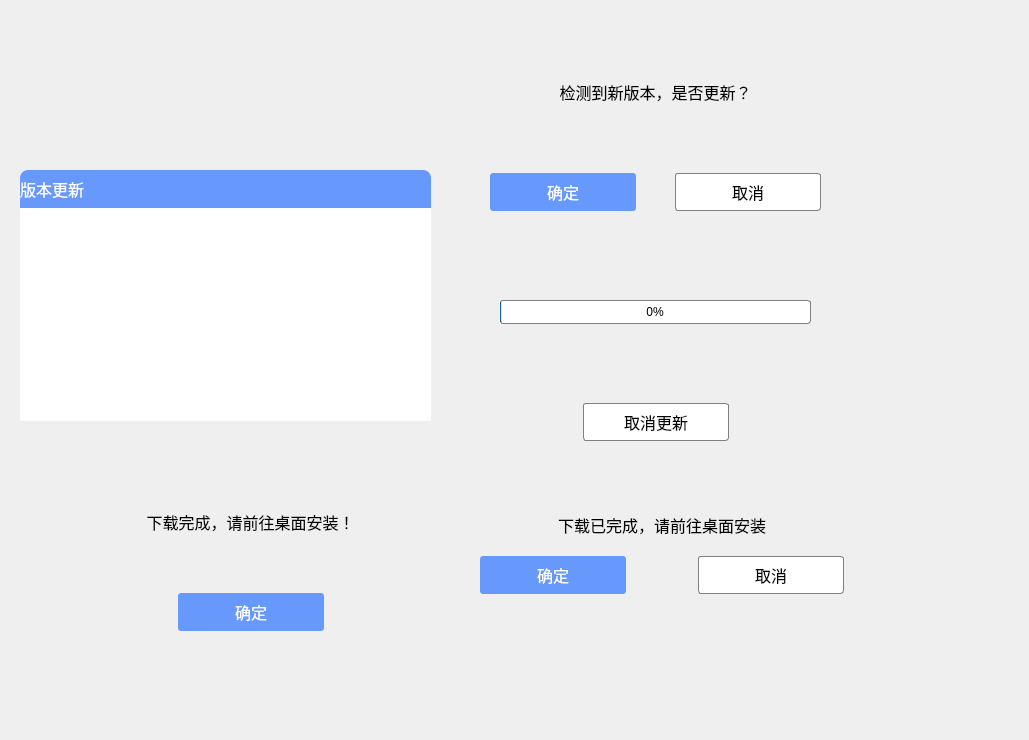
<?xml version="1.0" encoding="UTF-8"?>
<ui version="4.0">
 <class>VersionUpdate</class>
 <widget class="QWidget" name="VersionUpdate">
  <property name="geometry">
   <rect>
    <x>0</x>
    <y>0</y>
    <width>1029</width>
    <height>740</height>
   </rect>
  </property>
  <property name="windowTitle">
   <string>Form</string>
  </property>
  <widget class="QWidget" name="horizontalLayoutWidget">
   <property name="geometry">
    <rect>
     <x>20</x>
     <y>10</y>
     <width>111</width>
     <height>71</height>
    </rect>
   </property>
   <layout class="QHBoxLayout" name="horizontalLayout">
    <property name="spacing">
     <number>0</number>
    </property>
    <property name="leftMargin">
     <number>6</number>
    </property>
    <property name="topMargin">
     <number>6</number>
    </property>
    <property name="rightMargin">
     <number>6</number>
    </property>
    <property name="bottomMargin">
     <number>6</number>
    </property>
    <item>
     <widget class="QFrame" name="frame">
      <property name="styleSheet">
       <string notr="true">border: none;</string>
      </property>
      <property name="frameShape">
       <enum>QFrame::StyledPanel</enum>
      </property>
      <property name="frameShadow">
       <enum>QFrame::Raised</enum>
      </property>
     </widget>
    </item>
   </layout>
  </widget>
  <widget class="QWidget" name="verticalLayoutWidget">
   <property name="geometry">
    <rect>
     <x>20</x>
     <y>170</y>
     <width>411</width>
     <height>251</height>
    </rect>
   </property>
   <layout class="QVBoxLayout" name="verticalLayout">
    <property name="spacing">
     <number>0</number>
    </property>
    <property name="leftMargin">
     <number>0</number>
    </property>
    <property name="topMargin">
     <number>0</number>
    </property>
    <property name="rightMargin">
     <number>0</number>
    </property>
    <property name="bottomMargin">
     <number>0</number>
    </property>
    <item>
     <widget class="QLabel" name="label_title">
      <property name="minimumSize">
       <size>
        <width>0</width>
        <height>38</height>
       </size>
      </property>
      <property name="font">
       <font>
        <pointsize>12</pointsize>
       </font>
      </property>
      <property name="styleSheet">
       <string notr="true">background-color: rgb(103, 153, 252);
color: white;
border-top-left-radius: 8px;
border-top-right-radius: 8px;</string>
      </property>
      <property name="text">
       <string>版本更新</string>
      </property>
     </widget>
    </item>
    <item>
     <widget class="QStackedWidget" name="stackedWidget">
      <property name="styleSheet">
       <string notr="true">background-color: rgb(255, 255, 255);</string>
      </property>
     </widget>
    </item>
   </layout>
  </widget>
  <widget class="QWidget" name="widget" native="true">
   <property name="geometry">
    <rect>
     <x>480</x>
     <y>10</y>
     <width>351</width>
     <height>221</height>
    </rect>
   </property>
   <widget class="QWidget" name="verticalLayoutWidget_2">
    <property name="geometry">
     <rect>
      <x>0</x>
      <y>0</y>
      <width>351</width>
      <height>221</height>
     </rect>
    </property>
    <layout class="QVBoxLayout" name="verticalLayout_2" stretch="1,0,1,0,0">
     <property name="spacing">
      <number>0</number>
     </property>
     <item>
      <spacer name="verticalSpacer">
       <property name="orientation">
        <enum>Qt::Vertical</enum>
       </property>
       <property name="sizeHint" stdset="0">
        <size>
         <width>20</width>
         <height>20</height>
        </size>
       </property>
      </spacer>
     </item>
     <item>
      <widget class="QLabel" name="label_2">
       <property name="minimumSize">
        <size>
         <width>0</width>
         <height>50</height>
        </size>
       </property>
       <property name="font">
        <font>
         <pointsize>12</pointsize>
        </font>
       </property>
       <property name="text">
        <string>检测到新版本，是否更新？</string>
       </property>
       <property name="alignment">
        <set>Qt::AlignCenter</set>
       </property>
      </widget>
     </item>
     <item>
      <spacer name="verticalSpacer_2">
       <property name="orientation">
        <enum>Qt::Vertical</enum>
       </property>
       <property name="sizeType">
        <enum>QSizePolicy::Expanding</enum>
       </property>
       <property name="sizeHint" stdset="0">
        <size>
         <width>20</width>
         <height>20</height>
        </size>
       </property>
      </spacer>
     </item>
     <item>
      <layout class="QHBoxLayout" name="horizontalLayout_2">
       <property name="leftMargin">
        <number>10</number>
       </property>
       <property name="rightMargin">
        <number>10</number>
       </property>
       <item>
        <widget class="PushButton_Basic" name="pushButton_update">
         <property name="minimumSize">
          <size>
           <width>146</width>
           <height>38</height>
          </size>
         </property>
         <property name="font">
          <font>
           <pointsize>12</pointsize>
          </font>
         </property>
         <property name="styleSheet">
          <string notr="true">background-color: rgb(103, 153, 252);
color: white;
border: none;
border-radius: 3px;</string>
         </property>
         <property name="text">
          <string>确定</string>
         </property>
        </widget>
       </item>
       <item>
        <spacer name="horizontalSpacer_5">
         <property name="orientation">
          <enum>Qt::Horizontal</enum>
         </property>
         <property name="sizeHint" stdset="0">
          <size>
           <width>40</width>
           <height>20</height>
          </size>
         </property>
        </spacer>
       </item>
       <item>
        <widget class="PushButton_Basic" name="pushButton_cancel">
         <property name="minimumSize">
          <size>
           <width>146</width>
           <height>38</height>
          </size>
         </property>
         <property name="font">
          <font>
           <pointsize>12</pointsize>
          </font>
         </property>
         <property name="styleSheet">
          <string notr="true">background-color: white;
color: black;
border: 1px solid gray;
border-radius: 3px;</string>
         </property>
         <property name="text">
          <string>取消</string>
         </property>
        </widget>
       </item>
      </layout>
     </item>
     <item>
      <spacer name="verticalSpacer_3">
       <property name="orientation">
        <enum>Qt::Vertical</enum>
       </property>
       <property name="sizeType">
        <enum>QSizePolicy::Fixed</enum>
       </property>
       <property name="sizeHint" stdset="0">
        <size>
         <width>20</width>
         <height>20</height>
        </size>
       </property>
      </spacer>
     </item>
    </layout>
   </widget>
  </widget>
  <widget class="QWidget" name="widget_2" native="true">
   <property name="geometry">
    <rect>
     <x>480</x>
     <y>240</y>
     <width>351</width>
     <height>241</height>
    </rect>
   </property>
   <widget class="QWidget" name="verticalLayoutWidget_3">
    <property name="geometry">
     <rect>
      <x>10</x>
      <y>10</y>
      <width>331</width>
      <height>211</height>
     </rect>
    </property>
    <layout class="QVBoxLayout" name="verticalLayout_3">
     <property name="spacing">
      <number>0</number>
     </property>
     <item>
      <spacer name="verticalSpacer_4">
       <property name="orientation">
        <enum>Qt::Vertical</enum>
       </property>
       <property name="sizeType">
        <enum>QSizePolicy::Expanding</enum>
       </property>
       <property name="sizeHint" stdset="0">
        <size>
         <width>20</width>
         <height>30</height>
        </size>
       </property>
      </spacer>
     </item>
     <item>
      <layout class="QHBoxLayout" name="horizontalLayout_6">
       <property name="spacing">
        <number>0</number>
       </property>
       <property name="leftMargin">
        <number>10</number>
       </property>
       <property name="rightMargin">
        <number>10</number>
       </property>
       <item>
        <widget class="QProgressBar" name="progressBar">
         <property name="styleSheet">
          <string notr="true">border: 1px solid gray;
border-radius: 3px;</string>
         </property>
         <property name="value">
          <number>0</number>
         </property>
         <property name="alignment">
          <set>Qt::AlignCenter</set>
         </property>
        </widget>
       </item>
      </layout>
     </item>
     <item>
      <layout class="QHBoxLayout" name="horizontalLayout_4" stretch="0,0">
       <property name="spacing">
        <number>0</number>
       </property>
       <property name="leftMargin">
        <number>10</number>
       </property>
       <property name="rightMargin">
        <number>10</number>
       </property>
       <item>
        <widget class="QLabel" name="label_updateMsg">
         <property name="minimumSize">
          <size>
           <width>0</width>
           <height>30</height>
          </size>
         </property>
         <property name="text">
          <string/>
         </property>
         <property name="alignment">
          <set>Qt::AlignRight|Qt::AlignTrailing|Qt::AlignVCenter</set>
         </property>
        </widget>
       </item>
       <item>
        <spacer name="horizontalSpacer_6">
         <property name="orientation">
          <enum>Qt::Horizontal</enum>
         </property>
         <property name="sizeHint" stdset="0">
          <size>
           <width>40</width>
           <height>20</height>
          </size>
         </property>
        </spacer>
       </item>
      </layout>
     </item>
     <item>
      <spacer name="verticalSpacer_5">
       <property name="orientation">
        <enum>Qt::Vertical</enum>
       </property>
       <property name="sizeHint" stdset="0">
        <size>
         <width>20</width>
         <height>20</height>
        </size>
       </property>
      </spacer>
     </item>
     <item>
      <layout class="QHBoxLayout" name="horizontalLayout_3">
       <item>
        <spacer name="horizontalSpacer">
         <property name="orientation">
          <enum>Qt::Horizontal</enum>
         </property>
         <property name="sizeHint" stdset="0">
          <size>
           <width>40</width>
           <height>20</height>
          </size>
         </property>
        </spacer>
       </item>
       <item>
        <widget class="PushButton_Basic" name="pushButton_cancelUpdate">
         <property name="minimumSize">
          <size>
           <width>146</width>
           <height>38</height>
          </size>
         </property>
         <property name="font">
          <font>
           <pointsize>12</pointsize>
          </font>
         </property>
         <property name="styleSheet">
          <string notr="true">background-color: white;
color: black;
border: 1px solid gray;
border-radius: 3px;</string>
         </property>
         <property name="text">
          <string>取消更新</string>
         </property>
        </widget>
       </item>
       <item>
        <spacer name="horizontalSpacer_2">
         <property name="orientation">
          <enum>Qt::Horizontal</enum>
         </property>
         <property name="sizeHint" stdset="0">
          <size>
           <width>40</width>
           <height>20</height>
          </size>
         </property>
        </spacer>
       </item>
      </layout>
     </item>
     <item>
      <spacer name="verticalSpacer_6">
       <property name="orientation">
        <enum>Qt::Vertical</enum>
       </property>
       <property name="sizeType">
        <enum>QSizePolicy::Fixed</enum>
       </property>
       <property name="sizeHint" stdset="0">
        <size>
         <width>20</width>
         <height>20</height>
        </size>
       </property>
      </spacer>
     </item>
    </layout>
   </widget>
  </widget>
  <widget class="QWidget" name="widget_3" native="true">
   <property name="geometry">
    <rect>
     <x>100</x>
     <y>440</y>
     <width>301</width>
     <height>221</height>
    </rect>
   </property>
   <widget class="QWidget" name="verticalLayoutWidget_4">
    <property name="geometry">
     <rect>
      <x>10</x>
      <y>10</y>
      <width>281</width>
      <height>201</height>
     </rect>
    </property>
    <layout class="QVBoxLayout" name="verticalLayout_4">
     <property name="spacing">
      <number>0</number>
     </property>
     <item>
      <spacer name="verticalSpacer_7">
       <property name="orientation">
        <enum>Qt::Vertical</enum>
       </property>
       <property name="sizeType">
        <enum>QSizePolicy::Expanding</enum>
       </property>
       <property name="sizeHint" stdset="0">
        <size>
         <width>20</width>
         <height>20</height>
        </size>
       </property>
      </spacer>
     </item>
     <item>
      <widget class="QLabel" name="label_3">
       <property name="minimumSize">
        <size>
         <width>0</width>
         <height>50</height>
        </size>
       </property>
       <property name="font">
        <font>
         <pointsize>12</pointsize>
        </font>
       </property>
       <property name="focusPolicy">
        <enum>Qt::NoFocus</enum>
       </property>
       <property name="text">
        <string>下载完成，请前往桌面安装！</string>
       </property>
       <property name="alignment">
        <set>Qt::AlignCenter</set>
       </property>
      </widget>
     </item>
     <item>
      <spacer name="verticalSpacer_8">
       <property name="orientation">
        <enum>Qt::Vertical</enum>
       </property>
       <property name="sizeType">
        <enum>QSizePolicy::Expanding</enum>
       </property>
       <property name="sizeHint" stdset="0">
        <size>
         <width>20</width>
         <height>20</height>
        </size>
       </property>
      </spacer>
     </item>
     <item>
      <layout class="QHBoxLayout" name="horizontalLayout_5">
       <item>
        <spacer name="horizontalSpacer_3">
         <property name="orientation">
          <enum>Qt::Horizontal</enum>
         </property>
         <property name="sizeHint" stdset="0">
          <size>
           <width>40</width>
           <height>20</height>
          </size>
         </property>
        </spacer>
       </item>
       <item>
        <widget class="PushButton_Basic" name="pushButton_restart">
         <property name="minimumSize">
          <size>
           <width>146</width>
           <height>38</height>
          </size>
         </property>
         <property name="font">
          <font>
           <pointsize>12</pointsize>
          </font>
         </property>
         <property name="styleSheet">
          <string notr="true">background-color: rgb(103, 153, 252);
color: white;
border: none;
border-radius: 3px;</string>
         </property>
         <property name="text">
          <string>确定</string>
         </property>
        </widget>
       </item>
       <item>
        <spacer name="horizontalSpacer_4">
         <property name="orientation">
          <enum>Qt::Horizontal</enum>
         </property>
         <property name="sizeHint" stdset="0">
          <size>
           <width>40</width>
           <height>20</height>
          </size>
         </property>
        </spacer>
       </item>
      </layout>
     </item>
     <item>
      <spacer name="verticalSpacer_9">
       <property name="orientation">
        <enum>Qt::Vertical</enum>
       </property>
       <property name="sizeType">
        <enum>QSizePolicy::Fixed</enum>
       </property>
       <property name="sizeHint" stdset="0">
        <size>
         <width>20</width>
         <height>20</height>
        </size>
       </property>
      </spacer>
     </item>
    </layout>
   </widget>
  </widget>
  <widget class="QWidget" name="widget_4" native="true">
   <property name="geometry">
    <rect>
     <x>480</x>
     <y>500</y>
     <width>364</width>
     <height>196</height>
    </rect>
   </property>
   <layout class="QVBoxLayout" name="verticalLayout_5">
    <item>
     <layout class="QHBoxLayout" name="horizontalLayout_8">
      <item>
       <spacer name="horizontalSpacer_10">
        <property name="orientation">
         <enum>Qt::Horizontal</enum>
        </property>
        <property name="sizeHint" stdset="0">
         <size>
          <width>40</width>
          <height>20</height>
         </size>
        </property>
       </spacer>
      </item>
      <item>
       <widget class="QLabel" name="label_4">
        <property name="minimumSize">
         <size>
          <width>0</width>
          <height>50</height>
         </size>
        </property>
        <property name="font">
         <font>
          <pointsize>12</pointsize>
         </font>
        </property>
        <property name="text">
         <string>下载已完成，请前往桌面安装</string>
        </property>
        <property name="alignment">
         <set>Qt::AlignCenter</set>
        </property>
       </widget>
      </item>
      <item>
       <spacer name="horizontalSpacer_11">
        <property name="orientation">
         <enum>Qt::Horizontal</enum>
        </property>
        <property name="sizeHint" stdset="0">
         <size>
          <width>40</width>
          <height>20</height>
         </size>
        </property>
       </spacer>
      </item>
     </layout>
    </item>
    <item>
     <layout class="QHBoxLayout" name="horizontalLayout_7"/>
    </item>
    <item>
     <layout class="QHBoxLayout" name="horizontalLayout_9">
      <item>
       <widget class="PushButton_Basic" name="pushButton_update_2">
        <property name="minimumSize">
         <size>
          <width>146</width>
          <height>38</height>
         </size>
        </property>
        <property name="font">
         <font>
          <pointsize>12</pointsize>
         </font>
        </property>
        <property name="styleSheet">
         <string notr="true">background-color: rgb(103, 153, 252);
color: white;
border: none;
border-radius: 3px;</string>
        </property>
        <property name="text">
         <string>确定</string>
        </property>
       </widget>
      </item>
      <item>
       <spacer name="horizontalSpacer_7">
        <property name="orientation">
         <enum>Qt::Horizontal</enum>
        </property>
        <property name="sizeHint" stdset="0">
         <size>
          <width>40</width>
          <height>20</height>
         </size>
        </property>
       </spacer>
      </item>
      <item>
       <widget class="PushButton_Basic" name="pushButton_cancel_2">
        <property name="minimumSize">
         <size>
          <width>146</width>
          <height>38</height>
         </size>
        </property>
        <property name="font">
         <font>
          <pointsize>12</pointsize>
         </font>
        </property>
        <property name="styleSheet">
         <string notr="true">background-color: white;
color: black;
border: 1px solid gray;
border-radius: 3px;</string>
        </property>
        <property name="text">
         <string>取消</string>
        </property>
       </widget>
      </item>
     </layout>
    </item>
    <item>
     <spacer name="verticalSpacer_10">
      <property name="orientation">
       <enum>Qt::Vertical</enum>
      </property>
      <property name="sizeHint" stdset="0">
       <size>
        <width>20</width>
        <height>40</height>
       </size>
      </property>
     </spacer>
    </item>
   </layout>
  </widget>
 </widget>
 <customwidgets>
  <customwidget>
   <class>PushButton_Basic</class>
   <extends>QPushButton</extends>
   <header>Custom/PushButton/pushbutton_basic.h</header>
  </customwidget>
 </customwidgets>
 <resources/>
 <connections/>
</ui>
